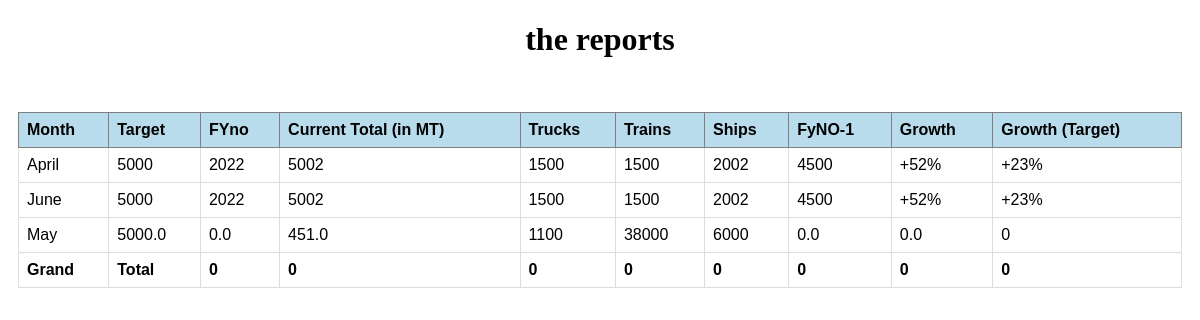
/report/seereport/, run on the app's committed database.
### reports/models.py (models this page shows, shortened)
class prodcutions(models.Model):
    Subs = models.CharField(max_length=255)
    target = models.FloatField(default=0)
    fyno = models.FloatField(default=0)
    Achmt = models.FloatField(default=0)
    pastfyno = models.FloatField(default=0)
    growth = models.FloatField(default=0)

### reports/views.py (the view)
# urls.py: path('report/',include('reports.urls')),
def reports(request):
    ship = ShipJourney.objects.all()
    trains = TrainJourney.objects.all()
    trucks = TruckJourney.objects.all()
    truck_sum = 0
    for coal in trucks:
        capacity = coal.capacity
        truck_sum += capacity
    train_sum = 0
    for coal in trains:
        capacity = coal.capacity
        train_sum += capacity
    ship_sum = 0
    for coal in ship:
        capacity = coal.capacity
        ship_sum += capacity
    total = (train_sum + truck_sum + ship_sum)/100
    context = {
        'ship': ship,
        'truck': trucks,
        'train': trains,
        'truck_sum': truck_sum,
        'train_sum': train_sum,
        'ship_sum': ship_sum,
        'sum': total,
        'productions': prodcutions.objects.all(),
    }
    return render(request, 'reports/seereport.html', context)

### reports/templates/reports/seereport.html (shortened to what this page needs)
<!DOCTYPE html>
<html lang="en">
  <head>
  </head>
  <body>
    <main>
      <h1>the reports</h1>
      <table id="report-table">
        <tr id="toprow">
          <th>Month</th>
          <th>Target</th>
          <th>FYno</th>
          <th>Current Total (in MT)</th>
          <th>Trucks</th>
          <th>Trains</th>
          <th>Ships</th>
          <th>FyNO-1</th>
          <th>Growth</th>
          <th>Growth (Target)</th>
        </tr>
        <tr>
            <td>April</td>
            <td>5000</td>
            <td>2022</td>
            <td>5002</td>
            <td>1500</td>
            <td>1500</td>
            <td>2002</td>
            <td>4500</td>
            <td id="growth-cell">+52%</td>
            <td id="growth-cell">+23%</td>
          </tr>
          <tr>
            <td>June</td>
            <td>5000</td>
            <td>2022</td>
            <td>5002</td>
            <td>1500</td>
            <td>1500</td>
            <td>2002</td>
            <td>4500</td>
            <td id="growth-cell">+52%</td>
            <td id="growth-cell">+23%</td>
          </tr>
        {% for report in productions %}
        {% with total=sum %}
        {% with tk_total=truck_sum %}
        {% with tr_total=train_sum %}
        {% with sp_total=ship_sum %}
        <tr>
          <td>{{report.Subs}}</td>
          <td>{{report.target}}</td>
          <td>{{report.fyno}}</td>
          <td>{{ total }}</td>
          <td>{{ tk_total }}</td>
          <td>{{ tr_total }}</td>
          <td>{{ sp_total }}</td>
          <td>{{report.pastfyno}}</td>
          <td id="growth-cell">{{report.growth}}</td>
          <td id="growth-cell">0</td>
        </tr>
        {% endwith %}
        {% endwith %}
        {% endwith %}
        {% endwith %}
        {% endfor %}
        <tr id="grandtotal-row">
          <th>Grand</th>
          <th>Total</th>
          <th>0</th>
          <th>0</th>
          <th>0</th>
          <th>0</th>
          <th>0</th>
          <th>0</th>
          <th>0</th>
          <th>0</th>
        </tr>
      </table>
    </main>
  </body>
</html>

### reports/templates/reports/seereport.html (style rules this page uses)
body { margin: 0; padding: 0; }
main { display: flex; flex-direction: column; width: 100%; gap: 2em; align-items: center; }
table { font-family: arial, sans-serif; border-collapse: collapse; width: 97%; margin: 0 auto; }
td, th { border: 1px solid #dddddd; text-align: left; padding: 8px; }
#toprow th { background-color: #b8dcec; border: 1px solid grey; }

### data on the page
prodcutions: Subs "May", target "5000.0", fyno "0.0", total "451.0", tk_total "1100", tr_total "38000", sp_total "6000", pastfyno "0.0", growth "0.0"
